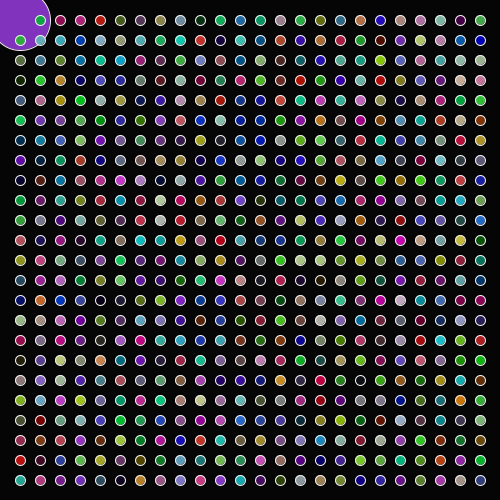
Frame 1 (no input)
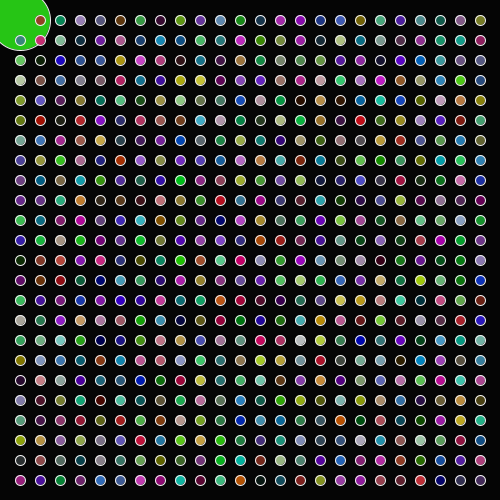
Frame 60 (the mouse pressed at the canvas centre just before this capture)
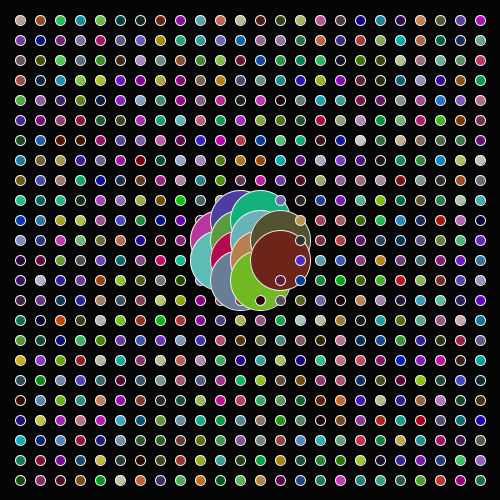
Frame 120 (the mouse held since frame 60 and released just before this capture)

The Processing sketch that drew these frames (run headless with seeded random() and noise(); from frame 60 on, the mouse is pressed at the canvas centre):

// Processing sketch: processing_110093
// ── processing_110093.pde


void setup() {
  size(500, 500);
  background(5);
  ellipseMode(RADIUS);
}

  //trying to create a pattern that 
  //interacts with the mouse by increasing radious of ellipse if dist
  //to pointer <10


void draw() {
  
  background(5);
  
    for (int a = 20; a<width; a+=20) {
      for (int b = 20; b<height; b+=20) {
        stroke(240);
        strokeWeight(1);
        fill(random(200), random(200), random(200));
        int s=5;
        if (dist(mouseX, mouseY, a, b)<40) {
        s=30;
        
       }
          ellipse(a, b, s, s);
      }
    }
  }
